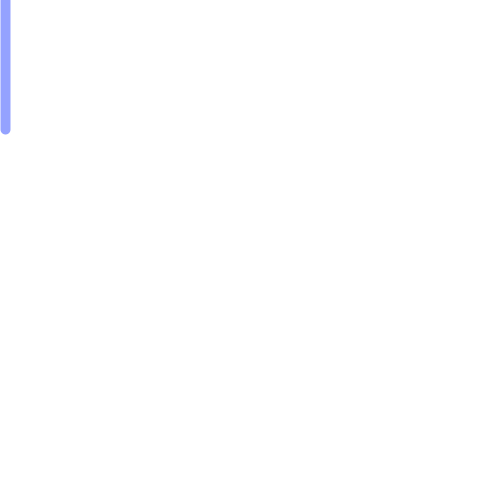
Frame 1 (no input)
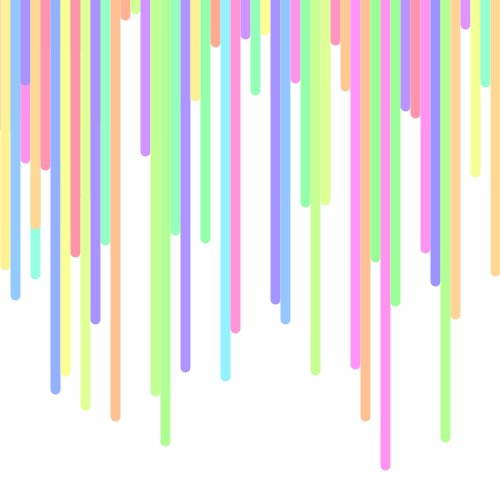
Frame 60 (the mouse pressed at the canvas centre just before this capture)
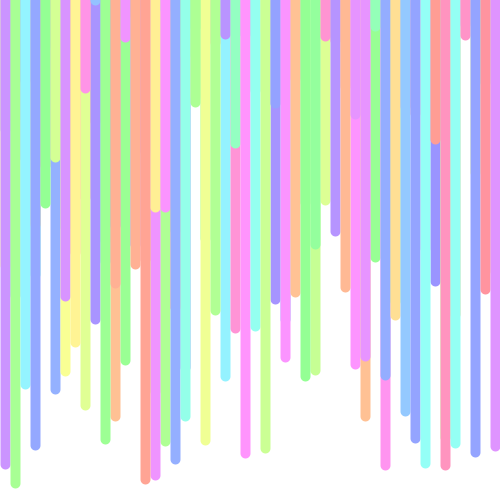
Frame 120 (the mouse held since frame 60 and released just before this capture)

The Processing sketch that drew these frames (run headless with seeded random() and noise(); from frame 60 on, the mouse is pressed at the canvas centre):

// Processing sketch: E2
// ── E2.pde
int x=-5;
float z,w,k;

void setup()
{
  size(500,500);
  background(255);
}

void draw()
{
  strokeWeight(10);
  z = floor(random(360));
  colorMode(HSB,360);//max will change with the num seted
  stroke(z,150,360);
  x += 10;
  x %= 500;
  int y=floor(random(500));
  line(x,0,x,y);
}
